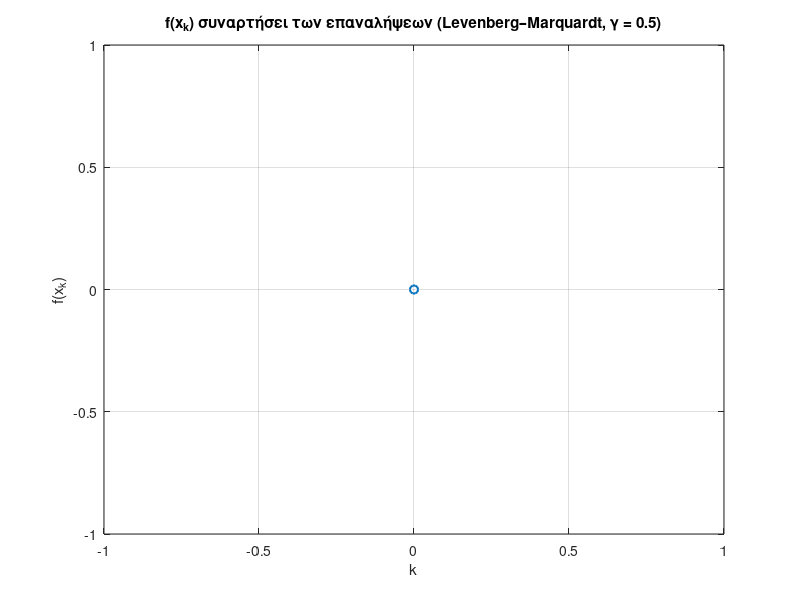

The MATLAB source for this figure:
%% Levenberg–Marquardt για f(x,y) = x^3 * exp(-x^2 - y^4)
clear; clc;

% Αντικειμενική συνάρτηση
f = @(x) x(1).^3 .* exp(-x(1).^2 - x(2).^4);

% Κλίση
gradf = @(x) [ ...
    x(1).^2 .* (3 - 2*x(1).^2) .* exp(-x(1).^2 - x(2).^4); ...
   -4*x(1).^3 .* x(2).^3 .* exp(-x(1).^2 - x(2).^4)       ];

% Hessian
Hessf = @(x) [ ...
    (4*x(1).^5 - 14*x(1).^3 + 6*x(1)) .* exp(-x(1).^2 - x(2).^4), ...
     x(1).^2 .* x(2).^3 .* (8*x(1).^2 - 12) .* exp(-x(1).^2 - x(2).^4); ...
     x(1).^2 .* x(2).^3 .* (8*x(1).^2 - 12) .* exp(-x(1).^2 - x(2).^4), ...
     x(1).^3 .* x(2).^2 .* (16*x(2).^4 - 12) .* exp(-x(1).^2 - x(2).^4) ];

% Παράμετροι μεθόδου
gamma   = 0.5;   % σταθερό βήμα
mu      = 1.0;   % παράμετρος Levenberg–Marquardt
maxIter = 50;
tol     = 1e-6;

% Αρχικό σημείο
x = [0; 0];

% Αποθήκευση τιμών f(x_k)
f_values = f(x);      % f(x_0)
xk       = x;

for k = 1:maxIter
    g = gradf(xk);

    % Έλεγχος σύγκλισης (στο (0,0) ισχύει από την αρχή)
    if norm(g) < tol
        fprintf('Σύγκλιση στο k = %d, x* = [%g  %g]^T\n', ...
                k-1, xk(1), xk(2));
        break;
    end

    H  = Hessf(xk);
    Bk = H + mu * eye(2);      % Τροποποιημένη Hessian
    dk = -Bk \ g;              % Διεύθυνση Levenberg–Marquardt

    % Ενημέρωση
    xk = xk + gamma * dk;

    % Αποθήκευση f(x_k)
    f_values(end+1,1) = f(xk);
end

% Δείκτης επαναλήψεων
k_vec = 0:length(f_values)-1;

% Γράφημα f(x_k) ως προς k
figure;
plot(k_vec, f_values, 'o-','LineWidth',1.5);
grid on;
xlabel('k');
ylabel('f(x_k)');
title('f(x_k) συναρτήσει των επαναλήψεων (Levenberg–Marquardt, \gamma = 0.5)');
